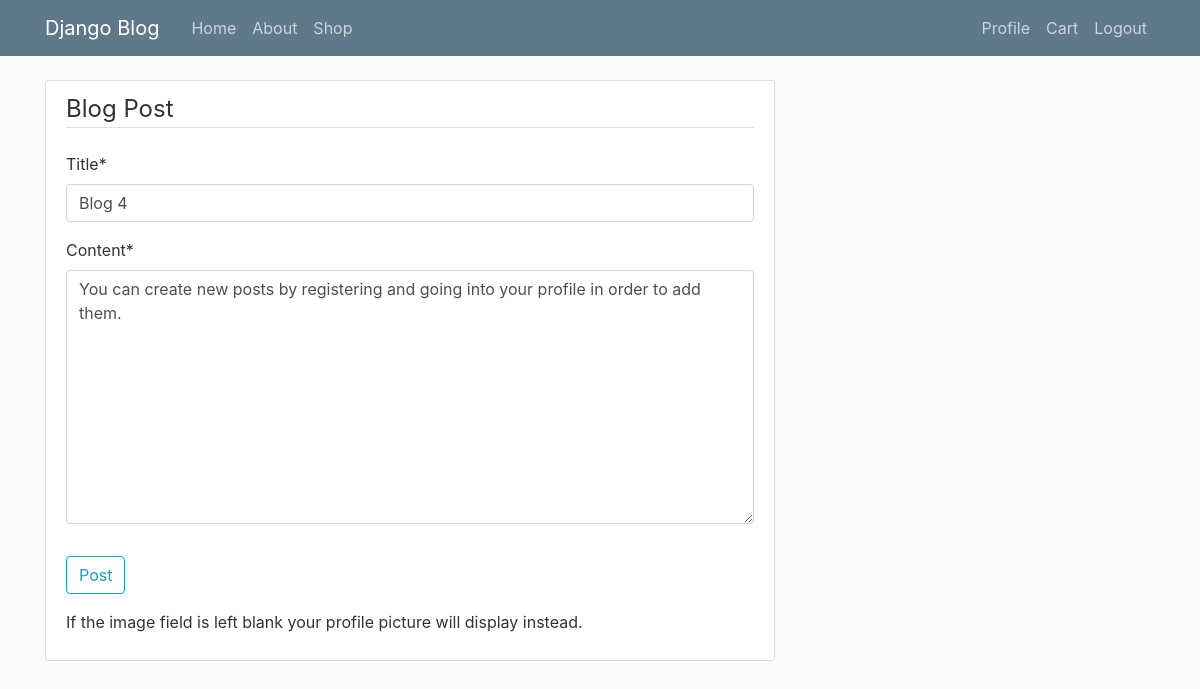
The page /post/7/update/ (signed in) on the database its author committed.
### blog/models.py (models this page shows, shortened)
class Post(models.Model):
    title = models.CharField(max_length=100)
    content = models.TextField()
    Link = models.TextField()
    date_posted = models.DateTimeField(default=timezone.now)
    author = models.ForeignKey(User, on_delete = models.CASCADE )
    image = models.ImageField(default='default.jpg', upload_to='project_pics')

### blog/views.py (the view, shortened to what this page needs)
# urls.py: path('post/<int:pk>/update/',PostUpdateView.as_view(), name = 'post-update'),
class PostUpdateView(LoginRequiredMixin, UserPassesTestMixin, UpdateView):
    model = Post
    fields = ['title','content']
    def test_func(self):
        post = self.get_object()
        if self.request.user == post.author:
            return True
        else:
            return False

### blog/Templates/Blog/post_form.html (shortened to what this page needs)
{% extends "blog/base.html" %}
{% load crispy_forms_tags %}
{% block content %}
<main class="container">
        <div class="content-section">
            <div class="left-col">
                <form method="post">
                    <fieldset class="form-group">
                        <legend class="border-bottom mb-4">Blog Post</legend>
                        {{ form|crispy }}
                    </fieldset>
                    <div class="form-group">
                        <button class="btn btn-outline-info" type="submit">Post</button>
                    </div>
                </form>
            </div>
            <div class="right-col">
                <p class="article-content">If the image field is left blank your profile picture will display instead.</p>
            </div>
        </div>
</main>
{% endblock content %}

### blog/static/blog/main.css (style rules this page uses)
body { background: #fafafa; color: #333333; margin-top: 5rem; }
.content-section { background: #ffffff; padding: 10px 20px; border: 1px solid #dddddd; border-radius: 3px; margin-bottom: 20px; }
.article-content { white-space: pre-line; }

### rows shown on the page
Post: title "Blog 4", content "You can create new posts by registering and going into your profile in order to add them."
